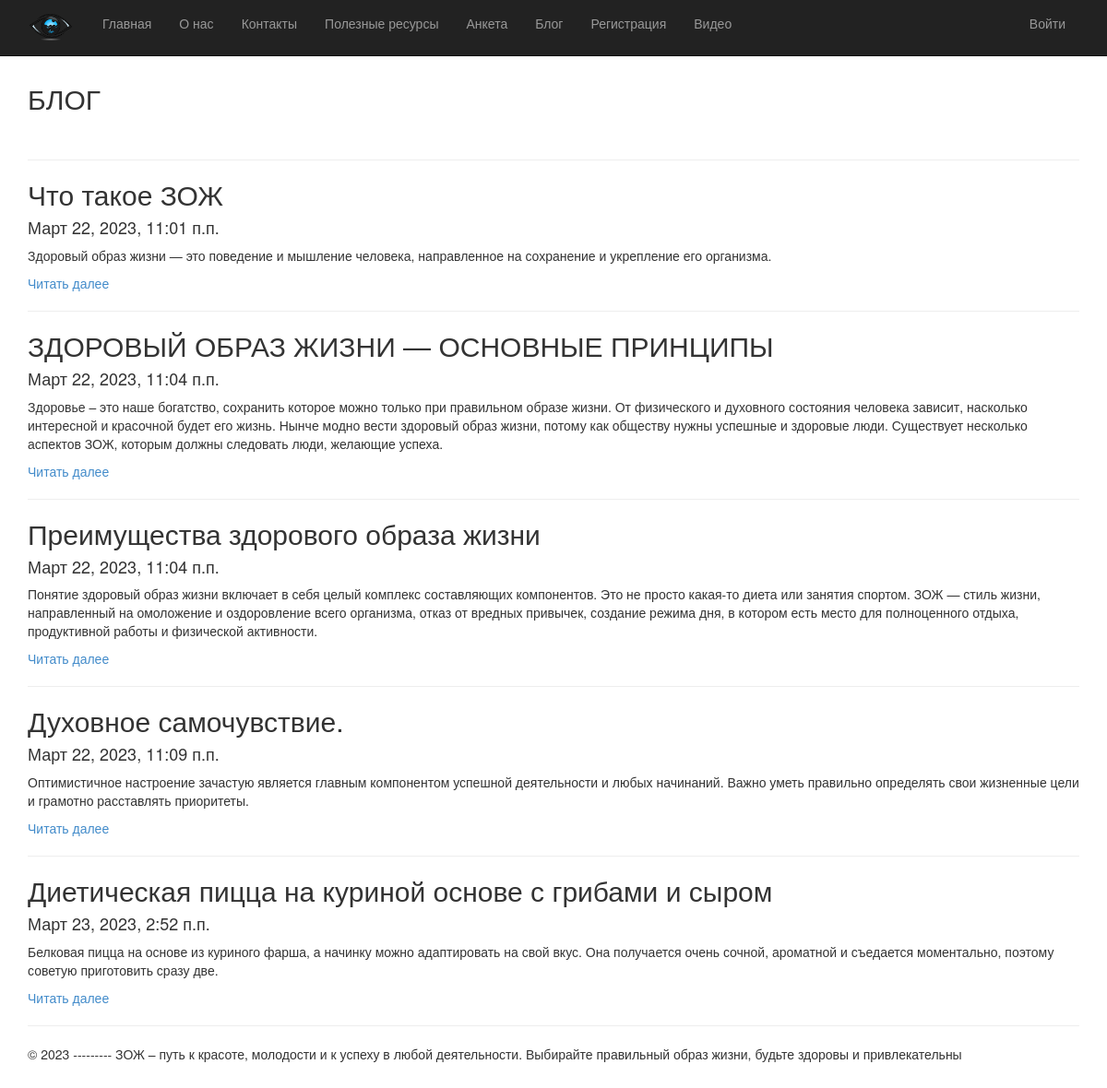
Page /blog on the committed database.
### app/models.py (models this page shows, shortened)
class Blog(models.Model):
    title = models.CharField(max_length = 100,unique_for_date = "posted", verbose_name = "Заголовок")
    description = models.TextField(verbose_name = "Короткое содержание")
    content = models.TextField(verbose_name = "Полное содержание")
    posted = models.DateTimeField(default = datetime.now(), db_index = True, verbose_name = "Опубликована")
    author = models.ForeignKey(User, null=True, blank=True, on_delete = models.SET_NULL, verbose_name = "Автор")
    image = models.FileField(default = "temp.jpg", verbose_name = "Путь к картинке")
    class Meta:
        db_table = "Posts"
        ordering = ["posted"]
        verbose_name = "статья блога"
        verbose_name_plural = "статьи блога"

### app/views.py (the view)
# urls.py: path('blog', views.blog, name='blog'),
def blog(request):
    posts = Blog.objects.all() # запрос на выбор всех статей блога из модели
    assert isinstance(request, HttpRequest)
    return render(
        request,
        'app/blog.html',
        {
            'title':'БЛОГ',
            'posts': posts, # передача списка статей в шаблон веб-страницы
            'year':datetime.now().year,
        }
    )

### app/templates/app/blog.html
﻿{% extends "app/layout.html" %}
{% block content %}
<h2>{{ title }}</h2> <br />
{% for post in posts %}
<hr/>
<div class="">
<h2> {{post.title}} </h2>
<h4> {{post.posted}} </h4>
<p> {{post.description}} </p>
<p><a href="{% url 'blogpost' parametr=post.id %}"> Читать далее </a> </p>
</div>
{% endfor %}
{% endblock %}

### app/templates/app/layout.html (shortened to what this page needs)
﻿<!DOCTYPE html>
<html>
<head>
    {% load staticfiles %}
    <link rel="stylesheet" type="text/css" href="{% static 'app/content/bootstrap.css' %}" />
    <link rel="stylesheet" type="text/css" href="{% static 'app/content/site.css' %}" />
</head>
<body>
    <div class="navbar navbar-inverse navbar-fixed-top">
        <div class="container">
            <div class="navbar-header">
                <a href="/" class="navbar-brand"> <img src="{% static 'app/content/logo.png' %}" alt="logo" /> </a>
            </div>
            <div class="navbar-collapse collapse">
                <ul class="nav navbar-nav">
                    <li><a href="{% url 'home' %}">Главная</a></li>
                    <li><a href="{% url 'about' %}">О нас</a></li>
                    <li><a href="{% url 'contact' %}">Контакты</a></li>
                    <li><a href="{% url 'links' %}">Полезные ресурсы</a></li>
                    <li><a href="{% url 'anketa' %}">Анкета</a></li>
                    <li><a href="{% url 'blog' %}">Блог</a></li>
                    {% if not user.is_authenticated %}
                    <li><a href="{% url 'registration' %}">Регистрация</a></li>
                    {% endif %}
                    <li><a href="{% url 'videopost' %}">Видео</a></li>
                </ul>
                {% include 'app/loginpartial.html' %}
            </div>
        </div>
    </div>
    <div class="container body-content">
{% block content %}{% endblock %}
        <hr/>
        <footer>
            <p>&copy; {{ year }} --------- ЗОЖ – путь к красоте, молодости и к успеху в любой деятельности. Выбирайте правильный образ жизни, будьте здоровы и привлекательны</p>
        </footer>
    </div>
</body>
</html>

### app/templates/app/loginpartial.html
﻿{% if user.is_authenticated %}
<form id="logoutForm" action="/logout/" method="post" class="navbar-right">
    {% csrf_token %}
    <ul class="nav navbar-nav navbar-right">
        <li><span class="navbar-brand">Привет {{ user.username }}!</span></li>
        <li><a href="javascript:document.getElementById('logoutForm').submit()">Выйти</a></li>
    </ul>
</form>
{% else %}
<ul class="nav navbar-nav navbar-right">
    <li><a href="{% url 'login' %}">Войти</a></li>
</ul>
{% endif %}

### app/static/app/content/site.css (style rules this page uses)
body { padding-top: 50px; padding-bottom: 20px; }
.body-content { padding-left: 15px; padding-right: 15px; }
a img { block-size: 30px }

### rows in the picture
Blog: title "Что такое ЗОЖ", posted "Март 22, 2023, 11:01 п.п.", description "Здоровый образ жизни — это поведение и мышление человека, направленное на сохранение и укрепление его организма."
Blog: title "ЗДОРОВЫЙ ОБРАЗ ЖИЗНИ — ОСНОВНЫЕ ПРИНЦИПЫ", posted "Март 22, 2023, 11:04 п.п.", description "Здоровье – это наше богатство, сохранить которое можно только при правильном образе жизни. От физического и духовного состояния человека зависит, насколько интересной и красочной будет его жизнь. Нынче модно вести здоровый образ жизни, потому как обществу нужны успешные и здоровые люди. Существует несколько аспектов ЗОЖ, которым должны следовать люди, желающие успеха."
Blog: title "Преимущества здорового образа жизни", posted "Март 22, 2023, 11:04 п.п.", description "Понятие здоровый образ жизни включает в себя целый комплекс составляющих компонентов. Это не просто какая-то диета или занятия спортом. ЗОЖ — стиль жизни, направленный на омоложение и оздоровление всего организма, отказ от вредных привычек, создание режима дня, в котором есть место для полноценного отдыха, продуктивной работы и физической активности."
Blog: title "Духовное самочувствие.", posted "Март 22, 2023, 11:09 п.п.", description "Оптимистичное настроение зачастую является главным компонентом успешной деятельности и любых начинаний. Важно уметь правильно определять свои жизненные цели и грамотно расставлять приоритеты."
Blog: title "Диетическая пицца на куриной основе с грибами и сыром", posted "Март 23, 2023, 2:52 п.п.", description "Белковая пицца на основе из куриного фарша, а начинку можно адаптировать на свой вкус. Она получается очень сочной, ароматной и съедается моментально, поэтому советую приготовить сразу две."

### other values in the picture
{{ title }} "БЛОГ"
